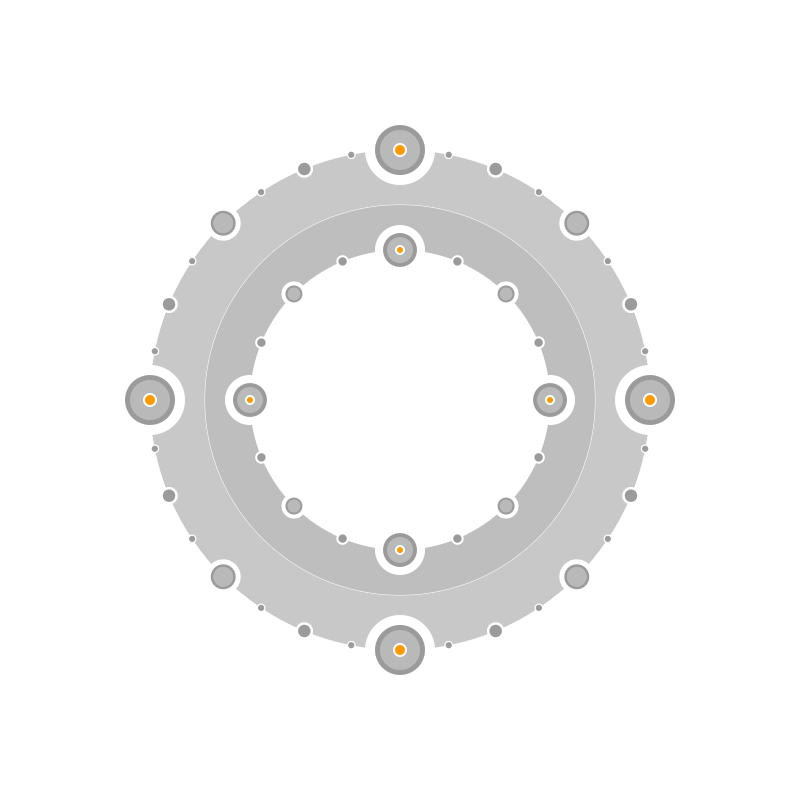
Frame 1 (no input)
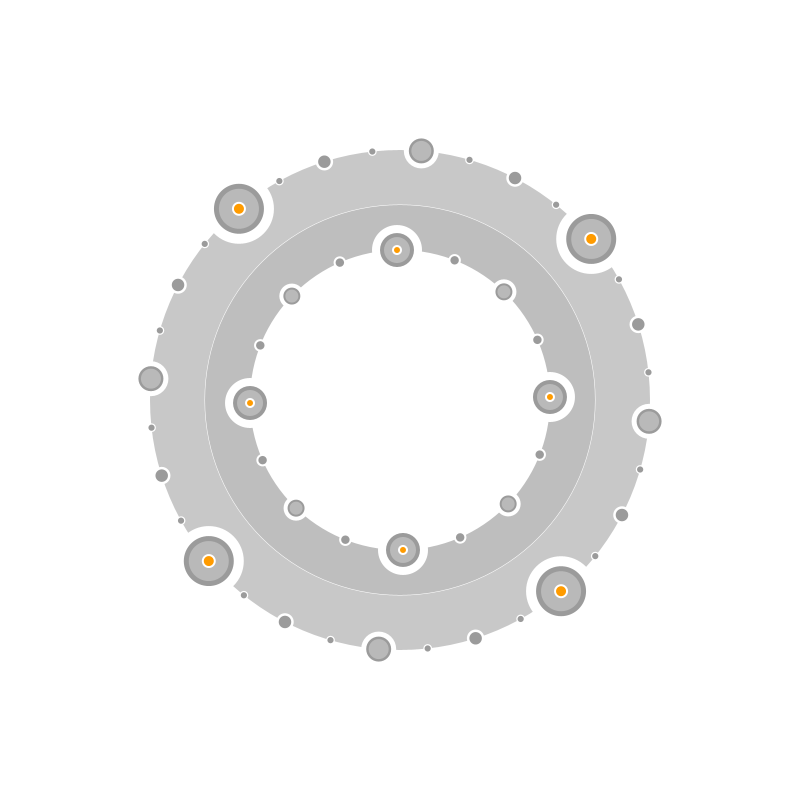
Frame 60 (the mouse pressed at the canvas centre just before this capture)
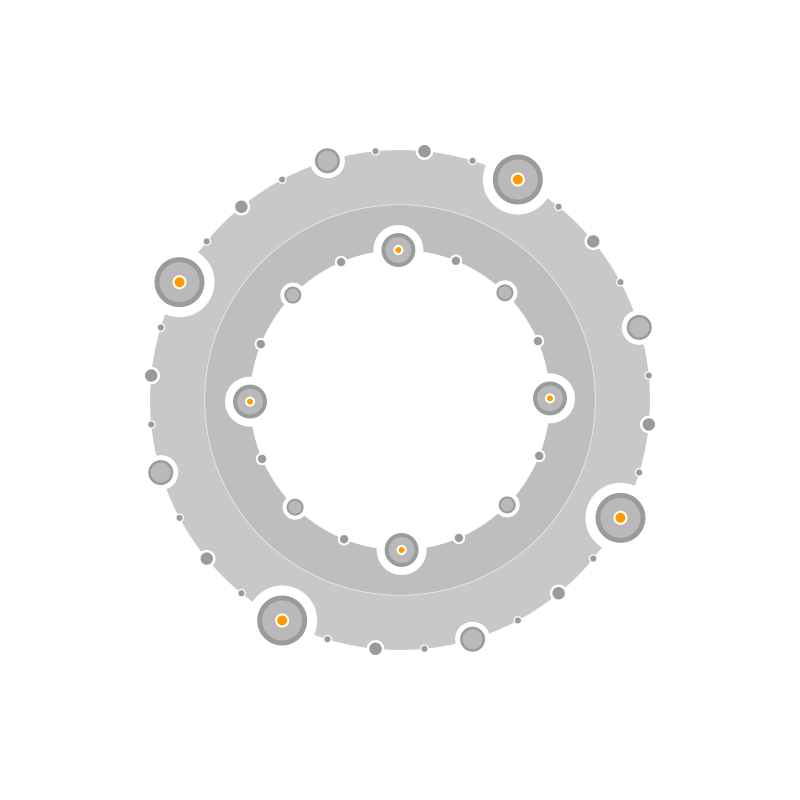
Frame 120 (the mouse held since frame 60 and released just before this capture)

The Processing sketch that drew these frames (run headless with seeded random() and noise(); from frame 60 on, the mouse is pressed at the canvas centre):

// Processing sketch: EXQ_8A_R2
// ── EXQ_8A_R2.pde
float rotateA = 0,     // общий угол поворота
      inA = 0, inAD,   // угол поворота, прибавка для внутренней части  
      outA = 0, outAD; // угол поворота, прибавка для внешней части

int inT = 0,  // время действия для внутренней части
    outT = 0; // время действия для внешней части

void setup() { size(800, 800); frameRate(30); noStroke(); background(255); }

void draw()
{   
  background(255);
  
  float  cx = width / 2, cy = height / 2;
  
  // закончилось время действия? - генерируем новую прибавку к повороту и новое время действия:
  if (inT == 0) {  inAD = (int)(random(-4, 4)) * 0.01;  inT = (int)random(5, 50); }  // отдельно для внутренней
  if (outT == 0) { outAD = (int)(random(-4, 4)) * 0.01; outT = (int)random(5, 50); } // и внешней части
  // (int)(random(-4, 4)) - даёт нам как бы "ступенчатое" переключение, значения: -3, -2, -1, 0, 1, 2, 3
  // то есть и остановку (0) - тоже. уже только после этого - умножаем на 0.01 

  fill(200); circ(cx, cy, 250);
  fill(255); circ(cx, cy, 195.5);
  fill(190); circ(cx, cy, 195);
  
  rotateA = outA; // присваеваем угол поворота для внешней части
  
  fill(255); circR(cx, cy, 250, 35, 0, 4);

  fill(155); circR(cx, cy, 250, 25, 0, 4);
  fill(185); circR(cx, cy, 250, 20, 0, 2);

  fill(255); circR(cx, cy, 250, 7, 0, 1);
  fill(255, 155, 0); circR(cx, cy, 250, 5, 0, 1);

  fill(255); circ(cx, cy, 150);

  rotateA = inA;  // присваеваем угол поворота для внутренней части

  fill(255); circR(cx, cy, 150, 25, 0, 3);

  fill(155); circR(cx, cy, 150, 17, 0, 3);
  fill(185); circR(cx, cy, 150, 13, 0, 2);

  fill(255); circR(cx, cy, 150, 5, 0, 1);
  fill(255, 155, 0); circR(cx, cy, 150, 3, 0, 1);
  
  inA += inAD;   if (inT != 0) inT--;
  outA += outAD; if (outT != 0) outT--;
}

void circR (float cx, float cy, float r, float rm, int i, int d)
{
  float p = 2 * PI, h = p / 2, a, aa, as;

  if (i >= d) return;
  if (i == 0) { aa = 0; as = h / 2; 
              } else { aa = h / pow(2, i + 1); as = h / pow(2, i);   
                     }                               // pow(...) - возведение в степень          
  for (a = aa; a < p; a += as) circ(cx - r * cos(a + rotateA), cy + r * sin(a + rotateA), rm);
  circR (cx, cy, r, rm * 0.5, i + 1, d);
}

void circ(float x, float y, float r) { ellipse(x, y, r * 2, r * 2); }
